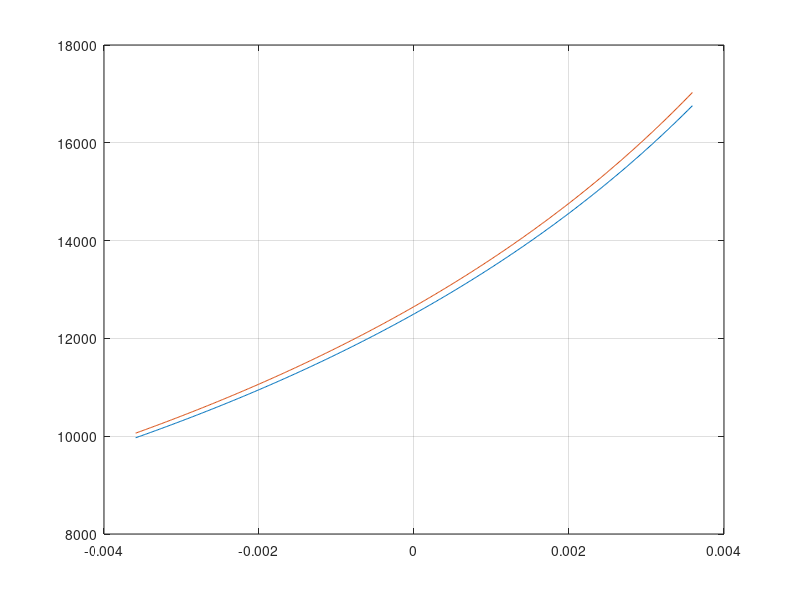

Write the MATLAB code that produced this figure. (Note: this script raises an error after producing the figure.)
clc
clear
close all

%%Hfm
fc=12.5e3;

fs=5*fc;
ts=1/fs;
N=450;
T=(1/fs)*N;

B=6000;
fmax=fc/(1-B/(2*fc));
fmin=fc/(1+B/(2*fc));
bw=fmax-fmin;
t0=fc*N*ts/B;
K=N*ts*fmax*fmin/B;
W=B*N*ts;
t=(-(N-1)/2:1:(N-1)/2).'*ts;
x0=exp(-1i*(2*pi*K*log(1-t/t0)));
m=bw/T;
v=9;
c=1500;
D=1+2*v/c;
ft=fc./(1-(m/fc).*t);
ftr=fc*D./(1-(m/fc).*D*t);

figure(1)
plot(t,ft,t,ftr);
grid on
tr=((-(N-1)/2:1:(N-1)/2).'+50)*ts;
xr=exp(-1i*(2*pi*K*log(1-tr/t0)));

prf=100;
L=round((1/prf)/ts);

x=zeros(L,1);
x(1:1:N,1)=x0;
[afmag,delay,doppler]=ambgfun(x,fs,prf);
ambgu=afmag.*(afmag>0.5);
figure(2)
% contour(delay,doppler,afmag,'ShowText','on');
mesh(delay,doppler,afmag);
xlim([-8e-3,8e-3]);
ylim([-6600,6600]);
xlabel('Delay (second)');
ylabel('Doppler Shift (hertz)');
colormap jet;
colorbar;
grid on

figure(3)
contour(delay,doppler,ambgu);
xlim([-8e-3,8e-3]);
ylim([-7600,7600]);
xlabel('Delay (second)');
ylabel('Doppler Shift (hertz)');
colormap jet;
colorbar
grid on

%%
afmag_T0=afmag(1025,:);
afmag_f0=afmag(:,625);

figure(4)
plot(delay*1000,afmag_T0);
xlabel('Delay (ms)');
ylabel('Amplitude');
grid on
xlim([-2 2]);
ylim([0 1]);
hold on
hline=refline(0,0.7);
hline.Color='r';
hline.LineStyle='--';
hline.LineWidth=1.2;
plot([-0.44/bw -0.44/bw]*1000,[0 1],'r--','LineWidth',1.2);

figure(5)
plot(doppler,afmag_f0);
xlabel('Doppler Shift (hertz)');
ylabel('Amplitude');
xlim([-3/T 3/T]);
ylim([0 1]);
grid on
hold on
hline=refline(0,0.7);
hline.Color='r';
hline.LineStyle='--';
hline.LineWidth=1.2;
plot([-0.44/T -0.44/T]*1000,[0 1],'r--','LineWidth',1.2);

%%signal
tx=(0:1:L-1)*ts*1000;
figure(6)
subplot(2,1,1)
plot(t,real(x0));
ylim([-1.1 1.1]);
xlabel('Time/ms');
ylabel('Amplitude');
grid on

subplot(2,1,2)
nfft=2^nextpow2(450);
fre=(0:1:nfft/2)*fs/nfft/1000;
fftr=fft(x(1:450,1),nfft);
plot(fre,abs(fftr(1:1:nfft/2+1,1)));
xlabel('Frequency/kHz');
ylabel('Amplitude');
grid on